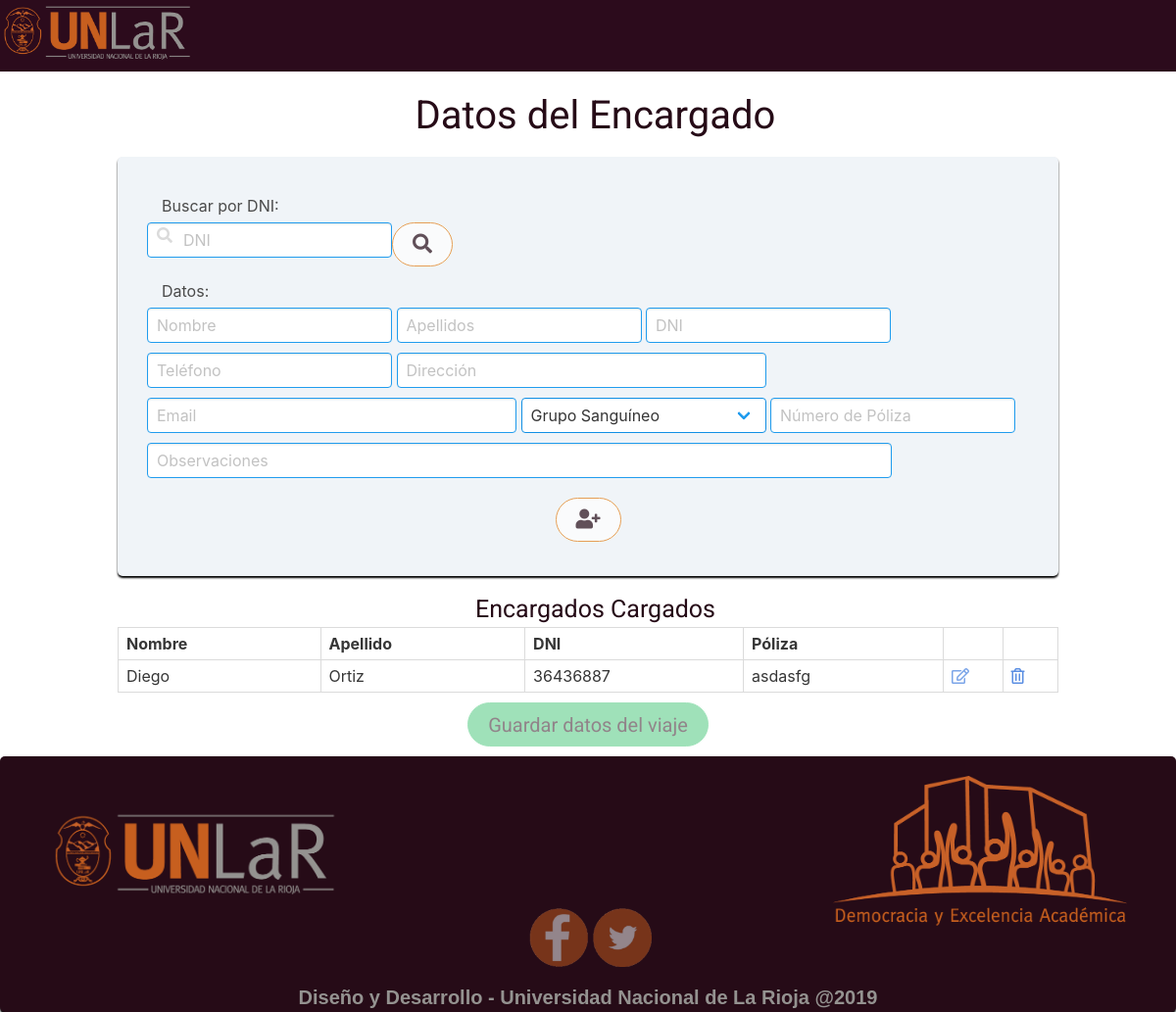
Screenshot of /privado/carga/pruebadebusqueda/probarbusqueda.php with the database file from the repository.
### tables this page shows
CREATE TABLE `encargadodeviaje` (
  `idencargadodeviaje` int(11) NOT NULL,
  `idviaje` int(11) NOT NULL,
  `dni` int(10) NOT NULL,
  `nombre` varchar(30) NOT NULL,
  `apellido` varchar(30) NOT NULL,
  `direccion` varchar(100) NOT NULL,
  `telefono` bigint(30) NOT NULL,
  `email` varchar(70) NOT NULL,
  `gruposanguineo` varchar(10) NOT NULL,
  `polizaseguro` varchar(10) NOT NULL,
  `observaciones` varchar(255) DEFAULT NULL
);

### privado/carga/pruebadebusqueda/probarbusqueda.php (the view, shortened to what this page needs)
<!DOCTYPE html>
<html>
	<head>
		<link rel="stylesheet" type="text/css" href="../../../publico/css/bulma.min.css">
		<link rel="stylesheet" type="text/css" href="../../../publico/css/indexcarga.css">
		<link rel="stylesheet" type="text/css" href="../../../publico/css/solicitudViaje.css">
		<link rel="stylesheet" type="text/css" href="../../../publico/css/styleNavBar.css">
		<link rel="stylesheet" type="text/css" href="../../../publico/css/footer.css">
		<link rel="stylesheet" href="https://use.fontawesome.com/releases/v5.8.2/css/all.css">
		<link rel="stylesheet" type="text/css" href="style.css" />
	</head>
	<body>
		<?php
			require_once "../../../templates/navbarPublico.php";
			require "../../backend/dbconexion.php";
		?>
		<div>
			<h2 id="titulo">Datos del Encargado</h2>
			<div class ="formularios">
				<form role="form" method="POST">
					<p id="textoBuscarDNI">Buscar por DNI:</p>
					<div class="control has-icons-left has-icons-right">
						<input id="busquedaEncargado" class="item-input input is-info" type="text" name="q" placeholder="DNI" name="buscar">
						<span class="icon is-left">
						</span>
						<button id="botonBuscar" class="button is-rounded estilo"><i class="fas fa-search"></i></button>
					</div>
				</form>
				<form name="datosDelEncargado">
				<p id="textoBuscarDNI">Datos:</p>
					<input id="nombreEncargado" class="item-input input is-info" name="nombreEncargado" type="text" placeholder="Nombre" maxlength="30" required title="Campo Obligatorio" required>
					<input id="apellidoEncargado" class="item-input input is-info" name="apellidoEncargado" type="text" placeholder="Apellidos" maxlength="30" title="Campo Obligatorio" required>
					<input id="dniEncargado" class="item-input input is-info" name="dniencargado" type="text" placeholder="DNI" maxlength="30" required pattern="[0-9]{8}" minlength="1" maxlength="8">
					<input id="telefonoEncargado" class="item-input input is-info" type="tel" name="telefonoEncargado" placeholder="Teléfono" maxlength="30" title="Campo Obligatorio" attern="[0-9]{10}" minlength="1" maxlength="10" required>
					<input id="direccionEncargado" class="item-input input is-info" type="text" name="direccionEncargado" placeholder="Dirección" maxlength="100"title="Campo Obligatorio" required>
					<input id="emailEncargado" class="item-input input is-info" type="email" name="emailEncargado" placeholder="Email" maxlength="30" title="Campo Obligatorio" required>
					<div id="grupoSanguineoEncargado" class="item-input select is-info" maxlength="3" title="Campo Obligatorio" required>
						<select  id="tamagnioGrupoSanguineo"class="is-hovered" name="grupoSanguineoEncargado" id="grup">
								<option>Grupo Sanguíneo</option>
						</select>
					</div>
					<input id="polizaEncargado" class="item-input input is-info" type="text" name="polizaEncargado" placeholder="Número de Póliza" maxlength="10" title="Campo Obligatorio" required>
					<input id="observacionEncargado" class="item-input input is-info" type="text" name="observionesEncargado" placeholder="Observaciones">
				</form>
					<div id="botton">
						<button id="agregarEncargado" class="button is-rounded estilo"><i class="fas fa-user-plus"></i></button>
					</div>
			</div>
		</div>
        <div>
			<h2 id="subtitulo"> Encargados Cargados </h2>
			<div class="table-container">
				<table id="tamanioTabla" class="table is-bordered is-striped is-narrow is-hoverable is-fullwidth">
					<thead>
						<tr>
							<th id="tamanioNombreApellido">Nombre</th>
							<th id="tamanioNombreApellido">Apellido</th>
							<th id="tamanioDniPoliza">DNI</th>
							<th id="tamanioDniPoliza">Póliza</th>
							<th id="tamanioIconos"></th>
							<th id="tamanioIconos"></th>
						</tr>
					</thead>
					<?php
						$query = "SELECT * from encargadodeviaje WHERE idviaje ORDER BY idencargadodeviaje ASC";
						$result = mysqli_query($link, $query);
					?>
					<tbody>
						<?php
							while ($reg = mysqli_fetch_array($result, MYSQLI_ASSOC)) {
						?>
						<tr>
							<td><?php echo $reg['nombre'];?></td>
							<td><?php echo $reg['apellido'];?></td>
							<td><?php echo $reg['dni'];?></td>
							<td><?php echo $reg['polizaseguro'];?></td>
							<td><a id="opacidad"><i id="opacidad" class="far fa-edit"></i></a></td>
							<td><a id="opacidad"><i class="far fa-trash-alt"></i></a></td>
						</tr>
						<?php }?>
					</tbody>
				</table>
			</div>
		</div>
		    <div id="botton2"> <a id="agregar2" class="button is-rounded">Guardar datos del viaje</a> </div>
		     <?php require_once "../../../templates/footer.php" ?>
	</body>
</html>

### publico/css/indexcarga.css (style rules this page uses)
body { overflow-x: hidden; }
.formularios { float: none; margin-top: 1%; margin-left: 10%; margin-bottom: 15px; width: 80%; clear: both; padding: 30px; box-shadow: 0px 2px 2px #000; -moz-box-shadow: 0px 2px 2px #000; -webkit-box-shadow: 0px 2px 2px #000; border-radius: 5px; -moz-border-radius: 5px; -webkit-border-radius: 5px; background: rgb(240, 244, 248); }
#titulo { font-family: 'Roboto'; text-align: center; font-size: 40px; color: #260B17; margin-top: 15px; margin-left: 15px; }
#subtitulo { font-family: 'Roboto'; text-align: center; font-size: 25px; color: #260B17; margin-top: 15px; margin-left: 15px; }
#opacidad { opacity: 0.8; }
#textoBuscarDNI { width: 250px; margin-top: 8px; margin-left: 15px; }
#busquedaEncargado { float: left; width: 250px; margin-top: 5px; margin-bottom: 10px; }
#nombreEncargado { width: 250px; margin-top: 5px; margin-bottom: 5px; }
#apellidoEncargado { width: 250px; margin-top: 5px; margin-bottom: 5px; }
#dniEncargado { width: 250px; margin-top: 5px; margin-bottom: 5px; }
#direccionEncargado { width: 377px; margin-top: 5px; margin-bottom: 5px; }
#telefonoEncargado { width: 250px; margin-top: 5px; margin-bottom: 5px; }
#emailEncargado { width: 377px; margin-top: 5px; margin-bottom: 5px; }
#grupoSanguineoEncargado { width: 250px; margin-top: 5px; margin-bottom: 5px; }
#tamagnioGrupoSanguineo { width: 250px; }
#polizaEncargado { width: 250px; margin-top: 5px; margin-bottom: 5px; }
#observacionEncargado { width: 760px; margin-top: 5px; margin-bottom: 5px; }
#tamanioTabla { width: 80%; margin-left: 10%; margin-right: 10%; }
#tamanioNombreApellido { width: 5%; }
#tamanioDniPoliza { width: 5%; }
#tamanioIconos { width: 1%; }
.estilo { float: none; margin-bottom: 5px; margin-top: 5px; border-color: #E27B10; font-family: Roboto; font-size: 20px; color: #260B17; opacity: 0.7; }
#botton { text-align: center; margin-top: 10px; }
#botton2 { text-align: center; margin-bottom: 10px; }
#agregar2 { float: none; background: #42C576; border-color: #42C576; font-family: Roboto; font-size: 20px; color: #260B17; opacity: 0.5; }

### publico/css/solicitudViaje.css (style rules this page uses)
body { overflow-x: hidden; }
.formularios { float: none; margin-top: 1%; margin-left: 10%; margin-bottom: 15px; width: 80%; clear: both; padding: 30px; box-shadow: 0px 2px 2px #000; -moz-box-shadow: 0px 2px 2px #000; -webkit-box-shadow: 0px 2px 2px #000; border-radius: 5px; -moz-border-radius: 5px; -webkit-border-radius: 5px; background: rgb(240, 244, 248); }
#titulo { font-family: 'Roboto'; text-align: center; font-size: 40px; color: #260B17; margin-top: 15px; margin-left: 15px; }
#subtitulo { font-family: 'Roboto'; text-align: center; font-size: 25px; color: #260B17; margin-top: 15px; margin-left: 15px; }
#opacidad { opacity: 0.8; }
#botton2 { text-align: center; margin-top: 10px; }
#agregar2 { float: none; background: #42C576; border-color: #42C576; font-family: Roboto; font-size: 20px; color: #260B17; opacity: 0.5; }

### rows the page displays
encargadodeviaje: nombre "Diego", apellido "Ortiz", dni "36436887", polizaseguro "asdasfg"
